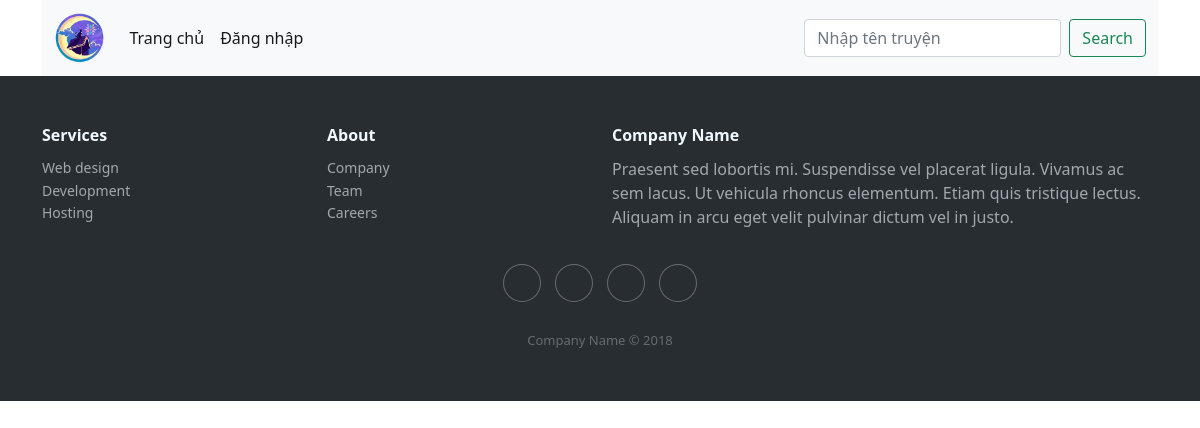
The app's page /doc/?id=5, older data.
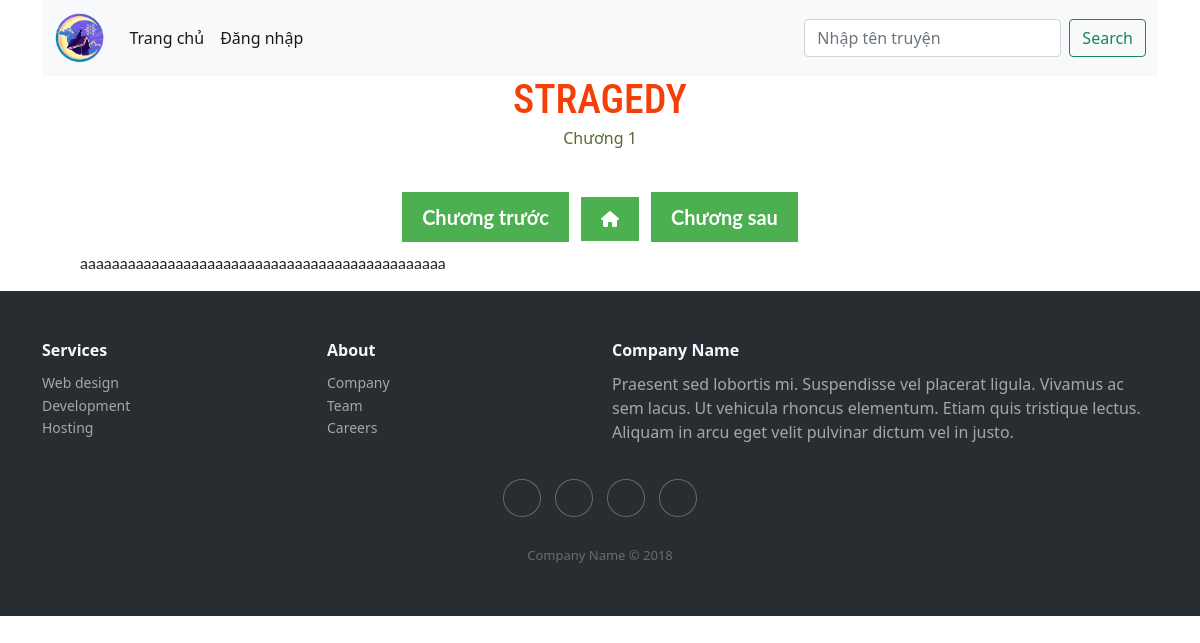
The same page, newer data.
### homepage/models.py (models this page shows, shortened)
class chapter (models.Model):
    id = models.AutoField(primary_key=True)
    img = models.ImageField(upload_to='chapter/', null= True)
    truyen = models.ForeignKey(truyen, on_delete=models.CASCADE)
    title = models.CharField(max_length=100)
    content = models.TextField(null=True)
    date_published = models.DateTimeField(auto_now_add=True)

class truyen (models.Model):
    id = models.AutoField(primary_key=True)
    img = models.ImageField(upload_to='truyen/')
    title = models.CharField(max_length=100)
    author = models.CharField(max_length=50)
    description = models.TextField(null=True)
    date_published = models.DateTimeField(auto_now_add=True)
    view_count = models.IntegerField(null=True, default=0)
    def __str__ (self):
        return self.title

### homepage/views.py (the view)
# urls.py: path("doc/", views.doc, name="doc"),
def doc(request):
    id = request.GET.get('id','')
    chapters = chapter.objects.filter(id = id)
    context = {
        'chapters' : chapters,
    }
    return render(request, 'summary/doc.html',context)

### templates/summary/doc.html (shortened to what this page needs)
{% extends "base.html" %}
{% load static %}
{%block css_js%}
    <link rel="stylesheet" href="{% static 'css/doc.css' %}"/>
    <link rel="stylesheet" href="{% static 'css/home-style.css' %}"/>
{%endblock css_js%}
{%block body%}
{% for chapter in chapters  %}
    <div>
        <div>
            <h1 class="truyen truyen-title">{{chapter.truyen}}</h1>
            <h2 class="truyen chapter-title">{{chapter.title}}</h2>
            <hr class="chapter-start">
            <div class="truyen chapter-title">
                <button class="next-button listlink" onclick="chuongtruoc()">Chương trước</button>
                <button class="bt next-button">
                    <i class="fa-solid fa-house"></i>
                </button>
                <button class="next-button listlink" onclick="chuongsau()">Chương sau</button>
        </div>
        <div>
            <div class="content">
                <p>
                    {{chapter.content}}
                </p>
            </div>
        </div>
    </div>
{% endfor %}
{%endblock body%}

Row changes from the older to the newer data that the page shows:
added chapter: truyen "STRAGEDY", title "Chương 1", content "aaaaaaaaaaaaaaaaaaaaaaaaaaaaaaaaaaaaaaaaaaaaaa"
